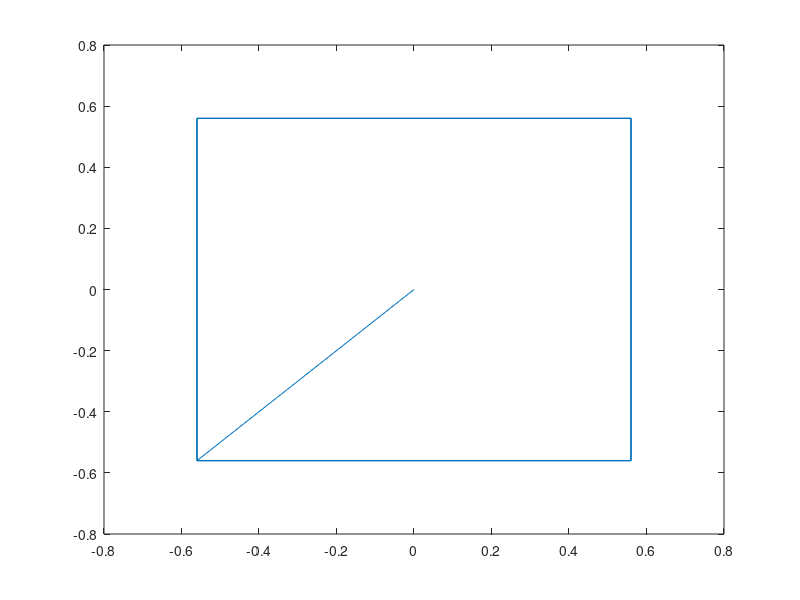
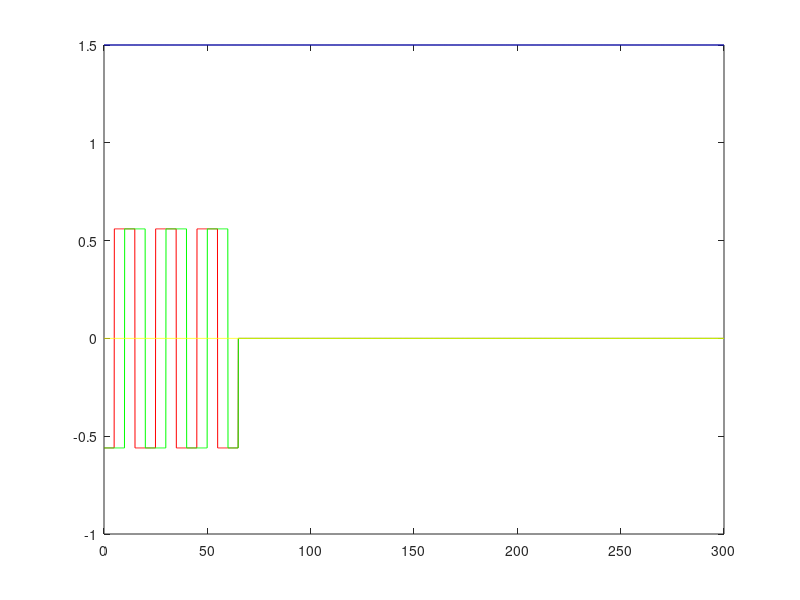

These charts were generated, in order, by the following MATLAB code:
clear
clc

t=(0:0.1:300);

x(1:50) = -0.56;
x(51:150) = 0.56;
x(151:250) = -0.56;
x(251:350) = 0.56;
x(351:450) = -0.56;
x(451:550) = 0.56;
x(551:650) = -0.56;
x(651:length(t)) = 0;

y(1:100) = -0.56;
y(101:200) = 0.56;
y(201:300) = -0.56;
y(301:400) = 0.56;
y(401:500) = -0.56;
y(501:600) = 0.56;
y(601:650) = -0.56;
y(651:length(t)) = 0;

z(1:length(t)) = 1.5;
yaw(1:length(t)) = 0;

figure(1)
hold off
plot(y,x)

figure(2)
hold off
plot(t,x,'r')
hold on
plot(t,y,'g')
plot(t,z,'b')
plot(t,yaw,'y')

path(:,1) = t';
path(:,2) = x';
path(:,3) = y';
path(:,4) = z';
path(:,5) = yaw';
